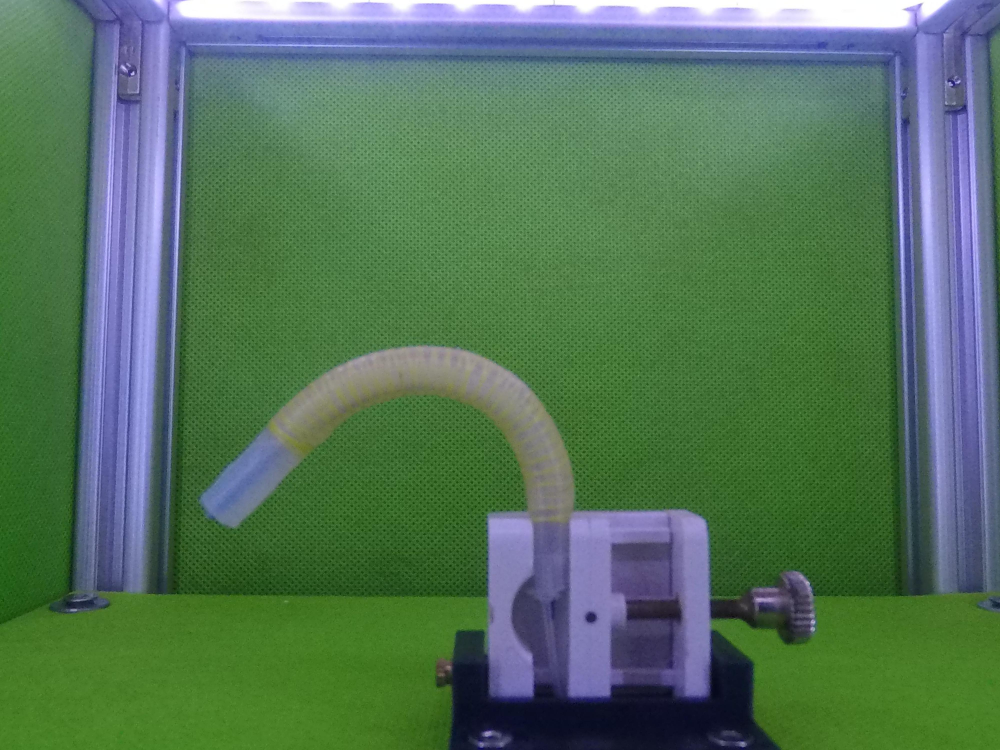
//> input picture img/P070.JPG, 4000 x 3000 px, given in place of P070.png, which was not available (shown at 1/4 size)
$ ./find-contour   (built with g++ and OpenCV 4)
//> lines starting //> are read from the running program, lines starting //| are printed output that depends on the picture; after the words box and inside, x2 and y2 are one past the last pixel; in counts of white or black regions, pixels touching at a corner belong together; pictures that were not available may be replaced by others from this repository, and a replacement may not be noted
#include "opencv2/core/core.hpp"
#include "opencv2/highgui/highgui.hpp"
#include "opencv2/imgproc/imgproc.hpp"
#include <stdio.h>

using namespace std;
using namespace cv;

#define circle_width 3
#define line_width   2
#define size_scale   0.5
#define X_size       1400 * size_scale
#define Y_size       1050 * size_scale
#define offset       700
#define pi           3.1415926

Mat image, src, src_gray;
Mat dst, detected_edges, drawing;

int lowThreshold = 40;
const int max_thresh = 255;
const int imratio = 2;
const int kernel_size = 3;
const char* window_name = "Edge Map";

bool mouse_event = 0;

static void CannyThreshold(int, void*){
    blur( src_gray, detected_edges, Size(3,3) );
    Canny( detected_edges, detected_edges, lowThreshold, lowThreshold*imratio, kernel_size);
    dst = Scalar::all(0);
    src.copyTo( dst, detected_edges);
    imshow( window_name, dst );
}


void thresh_callback(int, void* ){
    Mat canny_output;

    Canny( src_gray, canny_output, lowThreshold, lowThreshold*imratio);
    vector<vector<Point> > contours;
    vector<Vec4i> hierarchy;

    findContours(canny_output, contours, hierarchy, RETR_TREE, CHAIN_APPROX_SIMPLE );
    drawing = Mat::zeros( canny_output.size(), CV_8UC3 );
    for( size_t i = 0; i< contours.size(); i++ ){
        Scalar color = Scalar( 255, 255, 255);
        drawContours( drawing, contours, (int)i, color, 3, LINE_8, hierarchy, 0 );
    }
    imshow( "Contours", drawing );
}

void CallBackFunc(int event, int x, int y, int flags, void *ptr){
    Point*p = (Point*)ptr;
    if(event == EVENT_LBUTTONDOWN){
        p->x = x;
        p->y = y;
        circle(src, Point(x,y), circle_width, Scalar(0,0,255),FILLED);
        mouse_event = 1;
    }
}

double gradient(Point pt1, Point pt2){
    /*Calculate the slope of two points*/
    double m;
    m = double(pt2.y - pt1.y)/double(pt2.x - pt1.x);
    return m;
}

double rad2deg(double rad){
    /*Convert radians to degrees*/
    double deg = 0;
    deg = rad * (180.0/pi);
    return deg;
}


int main(){
    char wait_char;
    bool status;
    String source    = "../img/source/",
           result    = "../img/result/",
           filename  = "P070",
           filetype  = ".png",
           path      = source+filename+filetype;

    image = imread(path,IMREAD_COLOR);
//> image is the input picture: 3000 rows x 4000 cols, CV_8UC3; mean B, G, R 90.7, 115.4, 83.3

    if(!image.data){
            printf("Could not open file\n");
            return -1;
    }
    //src = image;
    resize(image, src, Size(X_size,Y_size), INTER_LINEAR);
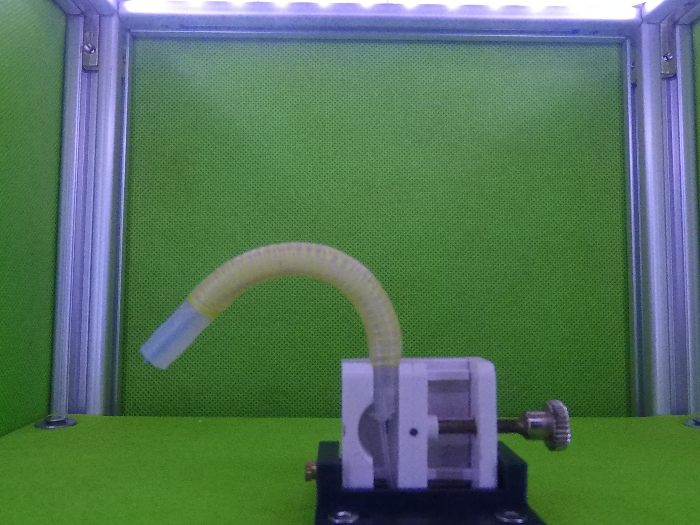
//> src: 525 rows x 700 cols, CV_8UC3; mean B, G, R 90.6, 115.4, 83.2

    cvtColor(src, src_gray, COLOR_BGR2GRAY );
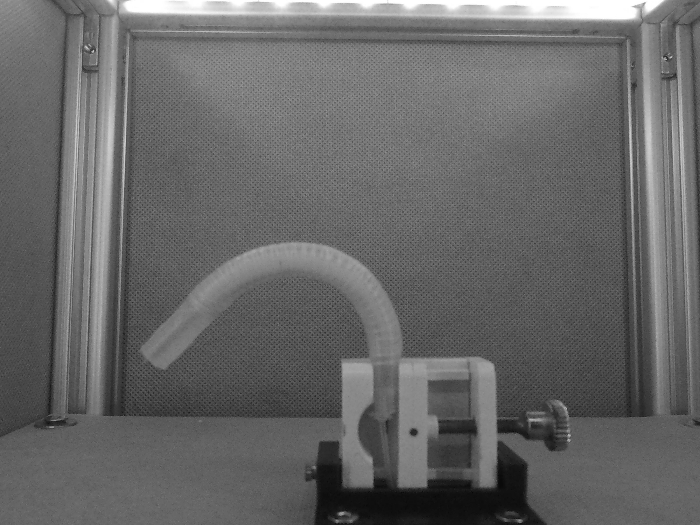
//> src_gray: 525 rows x 700 cols, CV_8UC1; min 6, max 255, mean 102.9
    blur(src_gray,src_gray,Size(3,3));

    const char* source_window = "Source";
    namedWindow(source_window );
    imshow(source_window, src);

    createTrackbar( "Canny thresh:", source_window, &lowThreshold, max_thresh, thresh_callback);
    thresh_callback( 0, 0 );
//> in thresh_callback, `Canny( src_gray, canny_output, lowThreshold, lowThreshold*imratio);`:
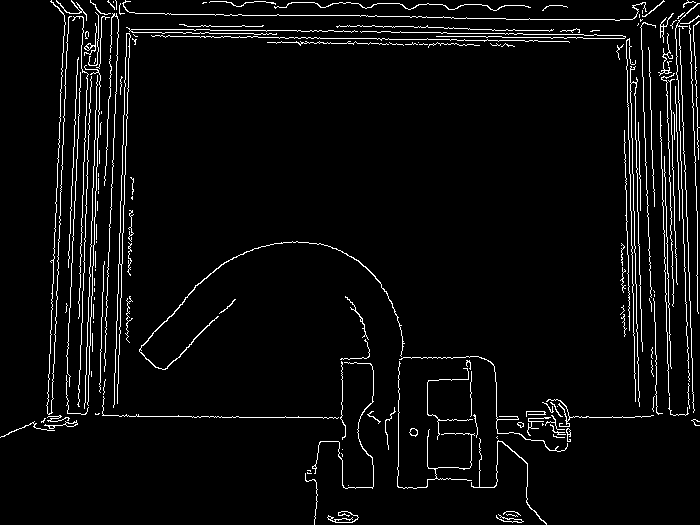
//> canny_output: 525 rows x 700 cols, CV_8UC1; 4.5% white in thin lines or dots
//> in thresh_callback, `findContours(canny_output, contours, hierarchy, RETR_TREE, CHAIN_APPRO..`: contours = 178 contours, 158 with area under 20; largest, box (x1, y1, x2, y2) and area: (113, 33, 131, 408) 710, (119, 33, 131, 265) 708, (139, 241, 405, 370) 184, (44, 420, 78, 429) 56, (471, 438, 547, 525) 46
//> after the loop in thresh_callback, `for( size_t i = 0; i< contours.size(); i++ )`:
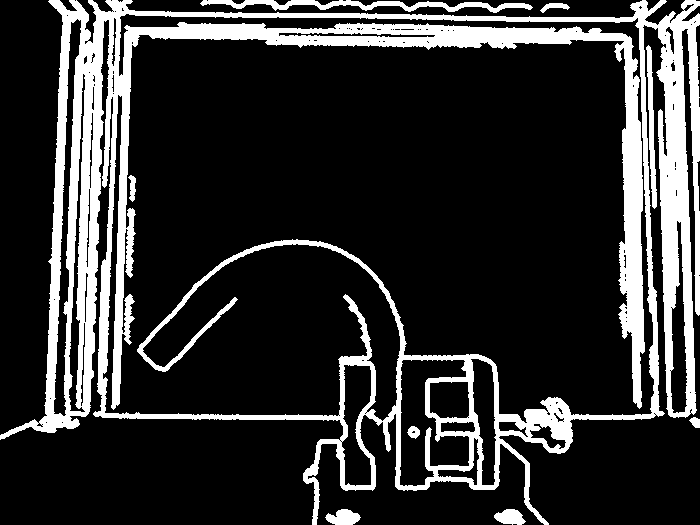
//> drawing: 525 rows x 700 cols, CV_8UC3; 19.1% white; 9 white regions, largest, box (x1, y1, x2, y2) and area: (0, 0, 700, 525) 66433, (200, 0, 533, 13) 1696, (646, 45, 657, 209) 808

    while(1){
    wait_char = waitKey(10);
//> the 'q' key is pressed
        if(wait_char == 's'){
            /*Save the result*/
            status = imwrite(result+filename+"_contour"+filetype, drawing);
            printf("Image written to file-system : %d\n",status);
            break;
        }
        else if (wait_char == 'q'){
            destroyAllWindows;
            break;
        }
    }
    return 0;
}
